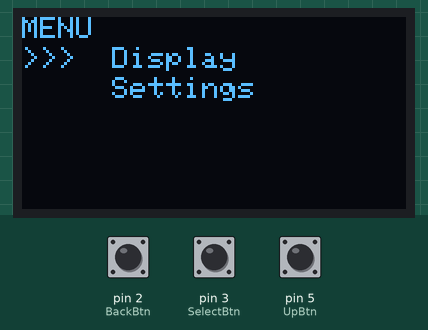
Simulated run of this sketch. Board: Arduino Uno, built with avr-gcc and run on an emulated ATmega328P. Parts: 128×64 one-colour display. The inputs (shaded band) are chosen by the test bench; at power-on: pin 3 (SelectBtn) LOW, pin 2 (BackBtn) LOW, pin 5 (UpBtn) LOW.

Above: at 3.2 s.
3.3 s: pin 3 (SelectBtn) pulled HIGH for 0.65 s
At 5.3 s:
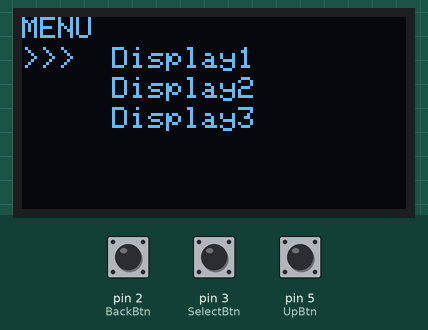
6.2 s: pin 3 (SelectBtn) pulled HIGH for 1 s
At 7.7 s:
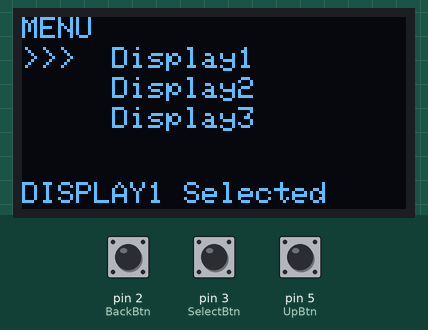
9.4 s: pin 2 (BackBtn) pulled HIGH for 0.65 s
At 10.9 s:
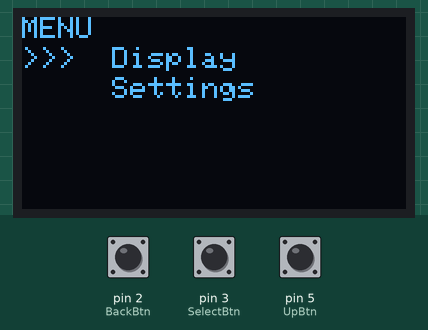
12.0 s: pin 3 (SelectBtn) pulled HIGH for 3.2 s
At 14.6 s:
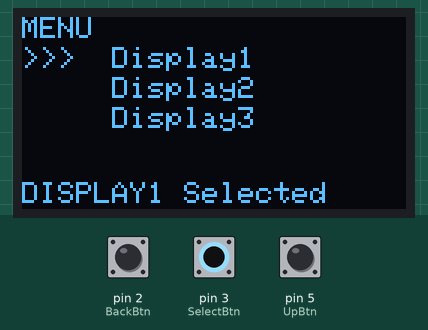
17.3 s: pin 2 (BackBtn) pulled HIGH for 1 s
At 18.9 s:
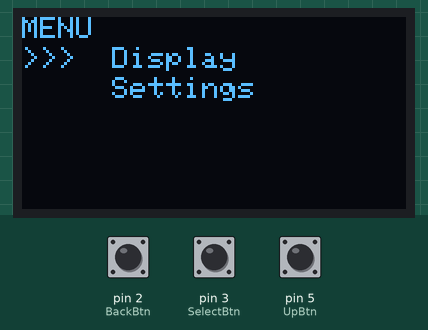
Timing chart, 0 to 20.4 s (numbered marks = the images above; inputs shaded):
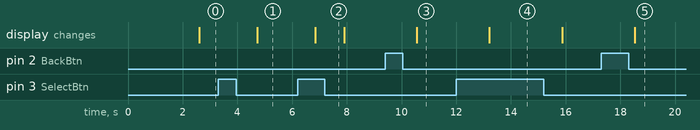

The sketch:

oled_menus.ino
```cpp
/*
  OLED Menu System

  Created by Dean, 10th October 2013.

  Menu Library from http://jonblack.org/
  OLED Library from Adafruit
*/

#include <MenuSystem.h>
#include <Wire.h>
#include <SPI.h>
#include <Adafruit_GFX.h>
#include <Adafruit_SSD1306.h>

#define OLED_RESET 4
Adafruit_SSD1306 display(OLED_RESET);

// Menu variables
MenuSystem ms;
Menu mm("");
Menu mu1("Display");
MenuItem mu1_mi1("Display1");
MenuItem mu1_mi2("Display2");
MenuItem mu1_mi3("Display3");
Menu mu2("Settings");
MenuItem mu2_mi1("Settings1");
MenuItem mu2_mi2("Settings2");
MenuItem mu2_mi3("Settings3");

// Example variables
const int UpBtn = 5;       // the number of the pushbutton pin
const int DownBtn = 4;     // the number of the pushbutton pin
const int SelectBtn = 3;   // the number of the pushbutton pin
const int BackBtn = 2;     // the number of the pushbutton pin
int UpButtonState = 0;     // variable for reading the pushbutton status
int DownButtonState = 0;   // variable for reading the pushbutton status
int SelectButtonState = 0; // variable for reading the pushbutton status
int BackButtonState = 0;   // variable for reading the pushbutton status
bool bRanCallback = false;
bool bForward = true;
int line = 10;             // variable for setting display line

// Menu callback function
// In this example all menu items use the same callback.

void on_display1_selected(MenuItem* p_menu_item)
{
  //Serial.println("DISPLAY1 Selected");
  display.setCursor(0, 55);
  display.print("DISPLAY1 Selected");
  bRanCallback = true;
  bForward = true;
}
void on_display2_selected(MenuItem* p_menu_item)
{
  //Serial.println("DISPLAY2 Selected");
  display.setCursor(0, 55);
  display.print("DISPLAY2 Selected");
  //bRanCallback = false;
  bForward = true;
}
void on_display3_selected(MenuItem* p_menu_item)
{
  //Serial.println("DISPLAY3 Selected");
  display.setCursor(0, 55);
  display.print("DISPLAY3 Selected");
  bRanCallback = false;
  bForward = true;
}

void on_settings1_selected(MenuItem* p_menu_item)
{
  //Serial.println("SETTINGS1 Selected");
  display.setCursor(0, 55);
  display.print("SETTINGS1 Selected");
  bRanCallback = true;
  bForward = true;
}
void on_settings2_selected(MenuItem* p_menu_item)
{
  //Serial.println("SETTINGS2 Selected");
  display.setCursor(0, 55);
  display.print("SETTINGS2 Selected");
  bRanCallback = false;
  bForward = true;
}
void on_settings3_selected(MenuItem* p_menu_item)
{
  //Serial.println("SETTINGS3 Selected");
  display.setCursor(0, 55);
  display.print("SETTINGS3 Selected");
  //bRanCallback = false;
  bForward = true;
}

// Standard arduino functions

void setup()
{
  Serial.begin(9600);

  // by default, we'll generate the high voltage from the 3.3v line internally! (neat!)
  //display.begin(SSD1306h_SWITCHCAPVCC);

  // initialize the pushbutton pin as an input:
  pinMode(UpBtn, INPUT);
  // initialize the pushbutton pin as an input:
  pinMode(DownBtn, INPUT);
  // initialize the pushbutton pin as an input:
  pinMode(SelectBtn, INPUT);
  // initialize the pushbutton pin as an input:
  pinMode(BackBtn, INPUT);

  display.begin(SSD1306_SWITCHCAPVCC, 0x3C);

  display.clearDisplay();   // clears the screen and buffer
  display.setTextSize(8);
  display.setTextColor(WHITE);
  display.setCursor(0, 0);
  display.print("FOO");
  display.display();     // show splashscreen
  delay(2000);


  // Menu setup
  mm.add_menu(&mu1);
  mu1.add_item(&mu1_mi1, &on_display1_selected);
  mu1.add_item(&mu1_mi2, &on_display2_selected);
  mu1.add_item(&mu1_mi3, &on_display3_selected);
  mm.add_menu(&mu2);
  mu2.add_item(&mu2_mi1, &on_settings1_selected);
  mu2.add_item(&mu2_mi2, &on_settings2_selected);
  mu2.add_item(&mu2_mi3, &on_settings3_selected);
  ms.set_root_menu(&mm);
}

void loop()
{
  //OLED set up
  display.display();
  display.clearDisplay();
  display.setTextSize(1);
  display.setTextColor(WHITE);
  line = 10; //line variable reset
  //Serial.println("");


  // Display Title
  display.setCursor(0, 0);
  display.println("MENU");

  // Display the menu
  Menu const* cp_menu = ms.get_current_menu();
  MenuComponent const* cp_menu_sel = cp_menu->get_selected();
  for (int i = 0; i < cp_menu->get_num_menu_components(); ++i)
  {
    MenuComponent const* cp_m_comp = cp_menu->get_menu_component(i);
    //Serial.print(cp_m_comp->get_name());
    display.setCursor(30, line);
    display.print(cp_m_comp->get_name());

    if (cp_menu_sel == cp_m_comp) {
      //Serial.print("<<< ");
      display.setCursor(0, line);
      display.print(">>> ");
    }
    line = line + 10;
    //Serial.println("");
  }

  // read the state of the pushbutton value:
  UpButtonState = digitalRead(UpBtn);
  if (UpButtonState == HIGH) {
    ms.prev();
  }

  DownButtonState = digitalRead(DownBtn);
  if (DownButtonState == HIGH) {
    ms.next();
  }

  SelectButtonState = digitalRead(SelectBtn);
  if (SelectButtonState == HIGH) {
    ms.select();
  }

  BackButtonState = digitalRead(BackBtn);
  if (BackButtonState == HIGH) {
    ms.back();
  }


  // Wait for two seconds so the output is viewable
  delay(500);
}
```

Measured:
- after the input at 3.3 s, the display: changes after 1.4 s (image 1)
- after the input at 6.2 s, the display: changes after 0.65 s (image 2)
- after the input at 9.4 s, the display: changes after 1.2 s (image 3)
- after the input at 12.0 s, the display: changes after 1.2 s (image 4)
- after the input at 17.3 s, the display: changes after 1.2 s (image 5)
